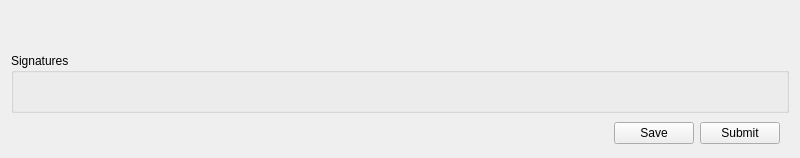
<?xml version="1.0" encoding="UTF-8"?>
<ui version="4.0">
 <class>TransactionEditor</class>
 <widget class="QWidget" name="TransactionEditor">
  <property name="geometry">
   <rect>
    <x>0</x>
    <y>0</y>
    <width>800</width>
    <height>158</height>
   </rect>
  </property>
  <property name="sizePolicy">
   <sizepolicy hsizetype="Expanding" vsizetype="Maximum">
    <horstretch>0</horstretch>
    <verstretch>0</verstretch>
   </sizepolicy>
  </property>
  <property name="minimumSize">
   <size>
    <width>800</width>
    <height>0</height>
   </size>
  </property>
  <property name="windowTitle">
   <string>Transaction Editor</string>
  </property>
  <layout class="QVBoxLayout" name="verticalLayout_2">
   <property name="spacing">
    <number>0</number>
   </property>
   <property name="topMargin">
    <number>5</number>
   </property>
   <property name="bottomMargin">
    <number>5</number>
   </property>
   <item>
    <widget class="QWidget" name="command_widget" native="true">
     <property name="sizePolicy">
      <sizepolicy hsizetype="Preferred" vsizetype="MinimumExpanding">
       <horstretch>0</horstretch>
       <verstretch>10</verstretch>
      </sizepolicy>
     </property>
     <layout class="QVBoxLayout" name="command_layout">
      <property name="spacing">
       <number>0</number>
      </property>
      <property name="leftMargin">
       <number>5</number>
      </property>
      <property name="topMargin">
       <number>0</number>
      </property>
      <property name="rightMargin">
       <number>5</number>
      </property>
      <property name="bottomMargin">
       <number>0</number>
      </property>
      <item>
       <widget class="QWidget" name="widget" native="true">
        <property name="sizePolicy">
         <sizepolicy hsizetype="Preferred" vsizetype="Minimum">
          <horstretch>0</horstretch>
          <verstretch>1</verstretch>
         </sizepolicy>
        </property>
        <layout class="QHBoxLayout" name="horizontalLayout"/>
       </widget>
      </item>
     </layout>
    </widget>
   </item>
   <item>
    <widget class="QGroupBox" name="groupBox">
     <property name="minimumSize">
      <size>
       <width>0</width>
       <height>60</height>
      </size>
     </property>
     <property name="title">
      <string>Signatures</string>
     </property>
     <layout class="QHBoxLayout" name="horizontalLayout_4">
      <property name="topMargin">
       <number>5</number>
      </property>
      <property name="bottomMargin">
       <number>5</number>
      </property>
      <item>
       <layout class="QHBoxLayout" name="sig_layout">
        <property name="sizeConstraint">
         <enum>QLayout::SetMinimumSize</enum>
        </property>
       </layout>
      </item>
     </layout>
    </widget>
   </item>
   <item>
    <widget class="QWidget" name="widget_2" native="true">
     <layout class="QHBoxLayout" name="horizontalLayout_3">
      <item>
       <spacer name="horizontalSpacer">
        <property name="orientation">
         <enum>Qt::Horizontal</enum>
        </property>
        <property name="sizeHint" stdset="0">
         <size>
          <width>40</width>
          <height>20</height>
         </size>
        </property>
       </spacer>
      </item>
      <item>
       <widget class="QPushButton" name="save">
        <property name="sizePolicy">
         <sizepolicy hsizetype="Fixed" vsizetype="Fixed">
          <horstretch>0</horstretch>
          <verstretch>0</verstretch>
         </sizepolicy>
        </property>
        <property name="maximumSize">
         <size>
          <width>100</width>
          <height>16777215</height>
         </size>
        </property>
        <property name="text">
         <string>Save</string>
        </property>
       </widget>
      </item>
      <item>
       <widget class="QPushButton" name="submit">
        <property name="sizePolicy">
         <sizepolicy hsizetype="Maximum" vsizetype="Fixed">
          <horstretch>0</horstretch>
          <verstretch>0</verstretch>
         </sizepolicy>
        </property>
        <property name="maximumSize">
         <size>
          <width>100</width>
          <height>16777215</height>
         </size>
        </property>
        <property name="text">
         <string>Submit</string>
        </property>
       </widget>
      </item>
     </layout>
    </widget>
   </item>
  </layout>
 </widget>
 <resources/>
 <connections/>
</ui>
